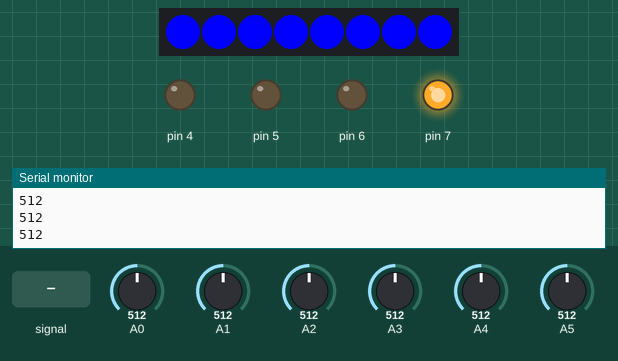
Simulated run of this program. Board: Arduino Leonardo, built with avr-gcc and run on an emulated ATmega32U4. On the bench: 8 RGB LEDs in strip order, left to right, output pins drawn as LEDs (lit = HIGH), the last lines printed to the serial monitor. Inputs (shaded band) come from the test bench; at power-on: A1 = 512, A5 = 512, A4 = 512, A2 = 512, A0 = 512, A3 = 512.

Above: at 0.8 s.
0.9 s: A0 fed a 200 Hz sine of ±255 counts around its level
At 2.0 s:
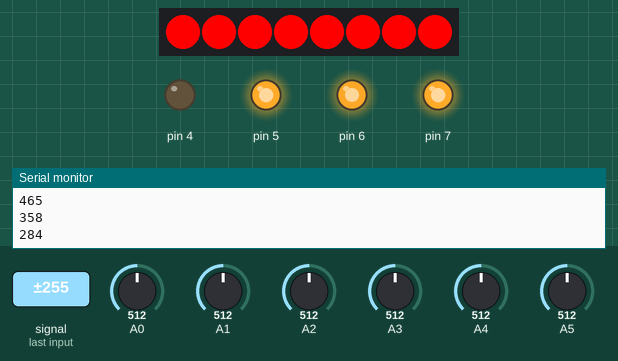
2.4 s: A1 set to 592
3.9 s: A1 set to 617
At 4.5 s:
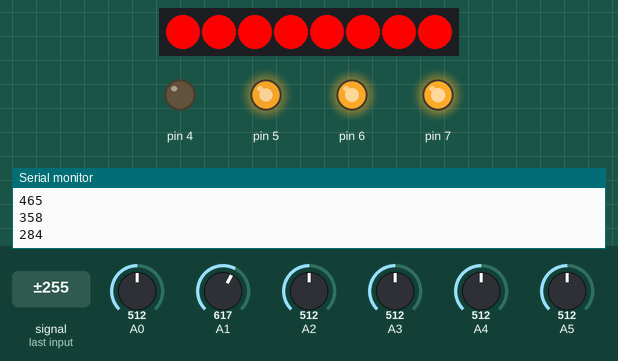
5.4 s: A5 set to 716
At 5.7 s:
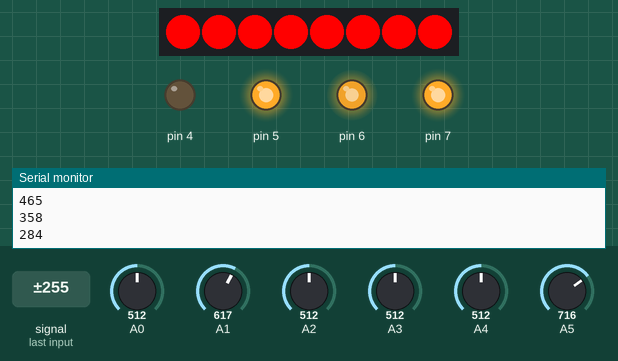
6.9 s: A4 set to 716
At 8.0 s:
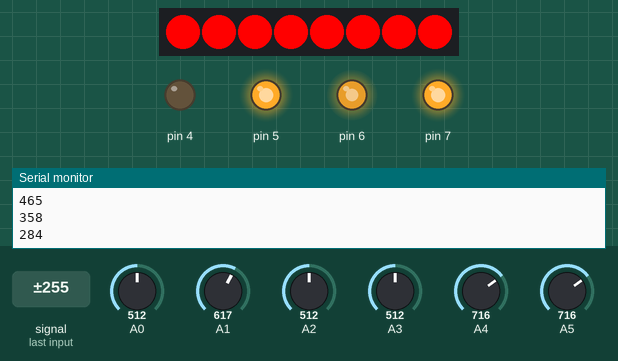
8.4 s: A2 set to 486
At 9.1 s:
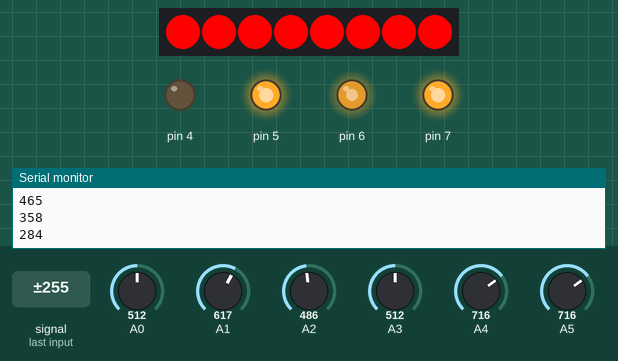
Timing chart, 0 to 10.9 s (numbered marks = the images above; inputs shaded):
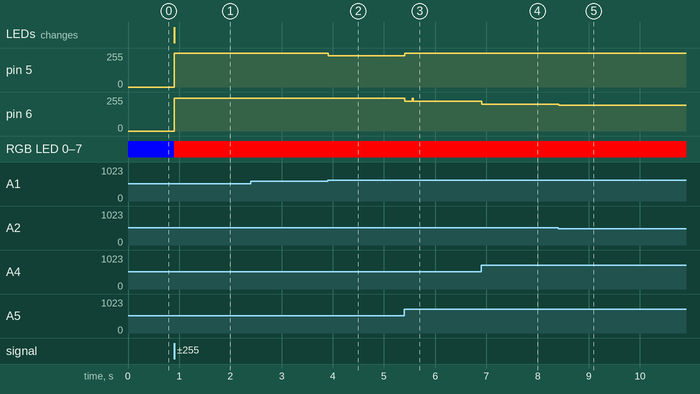

The program:

main.cpp
```cpp
/**
 *
 * Line Following Robot
 * Author: Chen Bainian
 * E-mail: brian97cbn@gmail.com
 *
 *
 **/

#include "Arduino.h"


#include "Config.h"
#include "Motor.h"
#include "PID.h"

#include "Adafruit_NeoPixel.h"
#ifdef __AVR__
  #include <avr/power.h>
#endif

// Initialize motor controller
Motor robot;

// Initialize pid controller
PID pid_controller(KP, KI, KD);

// Initialize LED strip
Adafruit_NeoPixel pixels = Adafruit_NeoPixel(NUM_LEDS, LED, NEO_GRB + NEO_KHZ800);

// Initialize Functions
void LDR_trigger();
void LED_write(int r_value, int g_value, int b_value);
void print_sensor_readings(int16_t R2_reading, int16_t R1_reading, int16_t M_reading, int16_t L1_reading, int16_t L2_reading);


void setup()
{
  // Initialize Serial Monitor
  Serial.begin(115200);

  // Initialize LDR Pin
  pinMode(LDR, INPUT);

  // Initialize IR Sensors
  pinMode(R_IR2, INPUT);
  pinMode(R_IR1, INPUT);
  pinMode(M_IR, INPUT);
  pinMode(L_IR1, INPUT);
  pinMode(L_IR2, INPUT);

  // Initialize pixel LED stip
  pixels.begin();
  LED_write(0,0,255);

  // Trigger the movement when there is light shine on the LDR sensor
  if(LIGHT_ACTIVATION){
    LDR_trigger();
  }

  LED_write(255,0,0);
}


void loop()
{

  // Read IR sensor readings
  int16_t R2_reading = analogRead(R_IR2)/IR_RATIO; //Manual calibration
  int16_t R1_reading = analogRead(R_IR1)/IR_RATIO;
  int16_t M_reading = analogRead(M_IR)/IR_RATIO;
  int16_t L1_reading = analogRead(L_IR1)/IR_RATIO;
  int16_t L2_reading = analogRead(L_IR2)/IR_RATIO;

  // Calculate error
  int16_t err = ERROR_DIRECTION * (2 * R2_reading + R1_reading - L1_reading - 2 * L2_reading);

  // pid controller calculate the correct linear and angular command based on input error
  pid_controller.load_err(err);

  // control the robot with the calculate linear and angular command
  robot.write(pid_controller.get_linear(), pid_controller.get_angular());

  // print out sensor readings
//  print_sensor_readings(R2_reading, R1_reading, M_reading, L1_reading, L2_reading);

  delay(6);


}


void LDR_trigger(){

  // break the dead loop when the LDR resistance is low enough
  while (true){
    uint16_t LDR_reading = analogRead(LDR);
    Serial.println(LDR_reading);
    if(LDR_reading < THRESHOLD){
       break;
    }
  }
}

void LED_write(int r_value, int g_value, int b_value){
  for(int i=0;i<NUM_LEDS;i++){
    // pixels.Color takes RGB values, from 0,0,0 up to 255,255,255
    pixels.setPixelColor(i, pixels.Color(r_value, g_value, b_value));
  }
  pixels.show();

}


void print_sensor_readings(int16_t R2_reading, int16_t R1_reading, int16_t M_reading, int16_t L1_reading, int16_t L2_reading){

  // print out the readings for
  Serial.print(L2_reading);
  Serial.print("    ");
  Serial.print(L1_reading);
  Serial.print("    ");
  Serial.print(M_reading);
  Serial.print("    ");
  Serial.print(R1_reading);
  Serial.print("    ");
  Serial.println(R2_reading);

}
```

Measured:
- after the input at 0.9 s, pin 5: 0/255 → 255/255 at once; pin 6: 0/255 → 246/255 at once; RGB LED 0–7: RGB(0, 0, 255) → RGB(255, 0, 0) at once; the LEDs: change at once (image 1)
- after the input at 2.4 s, every drawn part: stays the same
- after the input at 3.9 s, pin 5: 255/255 → 233/255 at once
- after the input at 5.4 s, pin 5: 233/255 → 255/255 at once; pin 6: 246/255 → 224/255 at once
- after the input at 6.9 s, pin 6: 224/255 → 202/255 at once
- after the input at 8.4 s, pin 6: 202/255 → 192/255 at once
